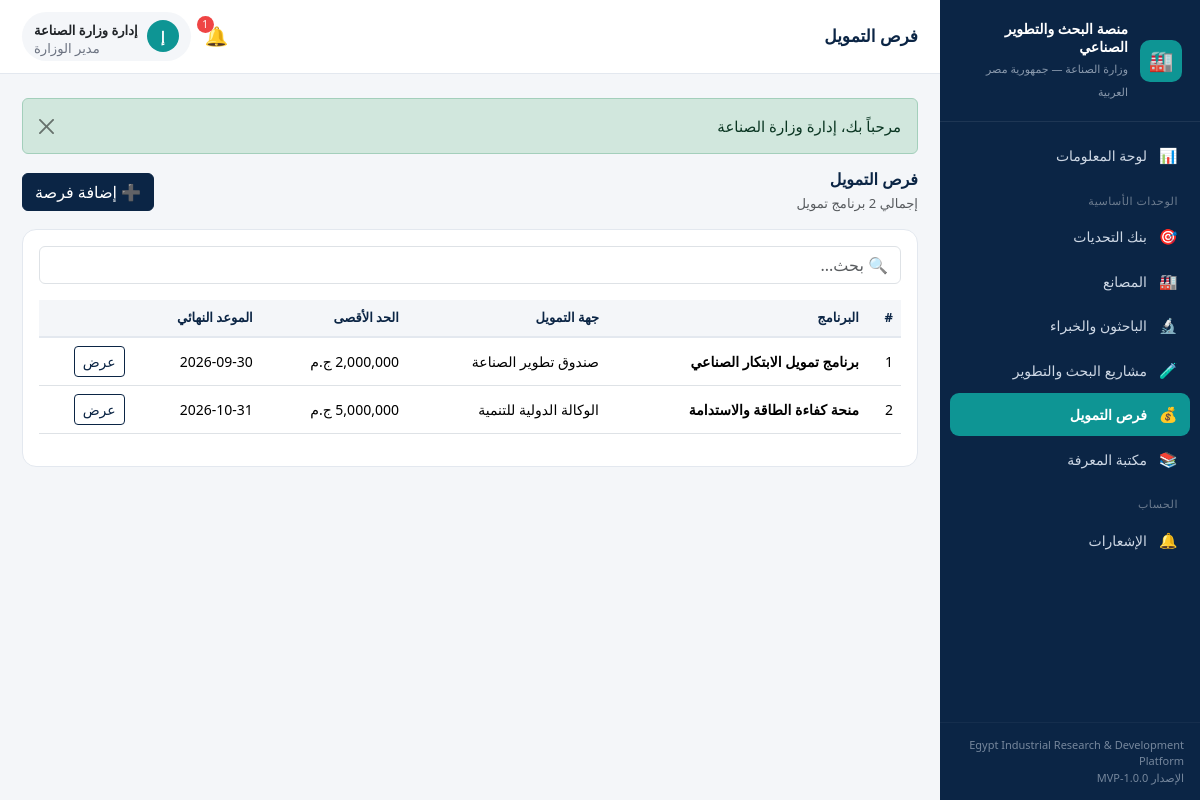
/public/funding (signed in), run on the app's committed database.
### tables this page shows
CREATE TABLE `funding_opportunities` (
  `id`                   INT UNSIGNED NOT NULL AUTO_INCREMENT,
  `user_id`              INT UNSIGNED NULL,
  `program_name`         VARCHAR(220) NOT NULL,
  `funding_entity`       VARCHAR(190) NOT NULL,
  `eligible_sectors`     VARCHAR(255) NULL,    
  `max_funding_amount`   DECIMAL(15,2) NULL,
  `application_deadline` DATE NULL,
  `description`          TEXT NULL,
  `contact_details`      TEXT NULL,
  `created_at`           DATETIME NOT NULL DEFAULT CURRENT_TIMESTAMP,
  PRIMARY KEY (`id`),
  KEY `idx_fo_user` (`user_id`),
  CONSTRAINT `fk_fo_user` FOREIGN KEY (`user_id`) REFERENCES `users`(`id`) ON DELETE SET NULL
);

### app/controllers/FundingController.php (called while the page is built, shortened)
<?php
class FundingController extends Controller
{
    public function index(): void
    {
        $fundingM = $this->model('FundingOpportunity');
        $this->view('funding/index', [
            'opportunities' => $fundingM->allWithRefs(),
        ]);
    }
}

### app/core/Router.php (called while the page is built, shortened)
<?php
class Router
{
    public function dispatch(): void
    {
        $url = $this->parseUrl();
        $action         = !empty($url[1]) ? $url[1] : 'index';
        $params         = array_slice($url, 2);
        $controller = new $controllerName();
        call_user_func_array([$controller, $action], $params);
    }
    private function parseUrl(): array
    {
        $url = $_GET['url'] ?? '';
        $url = rtrim($url, '/');
        $url = filter_var($url, FILTER_SANITIZE_URL);
        return explode('/', $url);
    }
}

### public/index.php (called while the page is built, shortened)
<?php
require_once APP_PATH . '/core/Database.php';
require_once APP_PATH . '/core/Model.php';
require_once APP_PATH . '/core/Router.php';
require_once APP_PATH . '/helpers/functions.php';
require_once APP_PATH . '/helpers/Auth.php';
$router = new Router();
$router->dispatch();

### app/helpers/Auth.php (called while the page is built, shortened)
<?php
class Auth
{
    public static function role(): ?string
    {
        return $_SESSION['user']['role'] ?? null;
    }
    public static function isAdmin(): bool
    {
        return self::role() === 'admin';
    }
}

### app/core/Model.php (called while the page is built, shortened)
<?php
abstract class Model
{
    protected PDO $db;
    public function __construct()
    {
        $this->db = Database::getConnection();
    }
    protected function query(string $sql, array $params = []): array
    {
        $stmt = $this->db->prepare($sql);
        $stmt->execute($params);
        return $stmt->fetchAll();
    }
}

### app/core/Database.php (called while the page is built)
<?php
class Database
{
    private static ?PDO $instance = null;
    public static function getConnection(): PDO
    {
        if (self::$instance === null) {
            $dsn = sprintf(
                'mysql:host=%s;port=%s;dbname=%s;charset=%s',
                DB_HOST,
                DB_PORT,
                DB_NAME,
                DB_CHARSET
            );
            $options = [
                PDO::ATTR_ERRMODE            => PDO::ERRMODE_EXCEPTION,
                PDO::ATTR_DEFAULT_FETCH_MODE => PDO::FETCH_ASSOC,
                PDO::ATTR_EMULATE_PREPARES   => false,
            ];
            try {
                self::$instance = new PDO($dsn, DB_USER, DB_PASS, $options);
                self::$instance->exec("SET NAMES utf8mb4 COLLATE utf8mb4_unicode_ci");
            } catch (PDOException $e) {
                if (APP_DEBUG) {
                    die('Database connection failed: ' . $e->getMessage());
                }
                die('تعذّر الاتصال بقاعدة البيانات. يرجى مراجعة الإعدادات.');
            }
        }
        return self::$instance;
    }
}

### app/models/FundingOpportunity.php (called while the page is built, shortened)
<?php
class FundingOpportunity extends Model
{
    public function allWithRefs(): array
    {
        return $this->query(
            "SELECT fo.*, u.name AS owner_name
             FROM funding_opportunities fo
             LEFT JOIN users u ON u.id = fo.user_id
             ORDER BY fo.application_deadline ASC, fo.id DESC"
        );
    }
}

### app/views/funding/index.php (the view, shortened to what this page needs)
<div class="page-head d-flex justify-content-between align-items-center mb-3">
    <div>
        <h2 class="section-title mb-1">فرص التمويل</h2>
        <p class="text-muted small mb-0">إجمالي <?= count($opportunities) ?> برنامج تمويل</p>
    </div>
    <?php if (Auth::isAdmin() || Auth::is('investor')): ?>
        <a href="<?= url('funding/create') ?>" class="btn btn-primary">➕ إضافة فرصة</a>
    <?php endif; ?>
</div>
<div class="card">
    <div class="card-body">
        <input type="text" class="form-control mb-3" placeholder="🔍 بحث..." data-table-filter="#fundTable">
        <div class="table-responsive">
        <table class="table align-middle" id="fundTable">
            <thead><tr><th>#</th><th>البرنامج</th><th>جهة التمويل</th><th>الحد الأقصى</th><th>الموعد النهائي</th><th></th></tr></thead>
            <tbody>
            <?php if (empty($opportunities)): ?>
                <tr><td colspan="6"><div class="empty-state p-4"><div class="ico">💰</div><p>لا توجد فرص تمويل.</p></div></td></tr>
            <?php else: foreach ($opportunities as $i => $o):
            ?>
                <tr>
                    <td><?= $i + 1 ?></td>
                    <td><strong><?= e($o['program_name']) ?></strong></td>
                    <td><?= e($o['funding_entity']) ?></td>
                    <td><?= fmt_money($o['max_funding_amount']) ?></td>
                    <td>
                        <?= fmt_date($o['application_deadline']) ?>
                    </td>
                    <td><a href="<?= url('funding/show/' . $o['id']) ?>" class="btn btn-outline-navy btn-sm">عرض</a></td>
                </tr>
            <?php endforeach; endif; ?>
            </tbody>
        </table>
        </div>
    </div>
</div>

### public/assets/css/style.css (style rules this page uses)
:root { --eg-navy: #0b2545; --eg-navy-700: #13315c; --eg-teal: #0e9594; --eg-teal-600: #0c807f; --eg-light: #f4f6f9; --eg-gray: #e3e8ef; --eg-text: #1f2937; --eg-muted: #6b7280; --eg-white: #ffffff; --sidebar-w: 260px; }
* { box-sizing: border-box; }
body { font-family: "Segoe UI", "Tahoma", "Cairo", system-ui, -apple-system, sans-serif; background: var(--eg-light); color: var(--eg-text); margin: 0; font-size: 15px; }
a { text-decoration: none; }
.card { border: 1px solid var(--eg-gray); border-radius: 14px; }
.section-title { font-size: 16px; font-weight: 700; color: var(--eg-navy); margin: 0; }
.btn-primary { background: var(--eg-navy); border-color: var(--eg-navy); }
.btn-outline-navy { color: var(--eg-navy); border-color: var(--eg-navy); }
.table thead th { background: var(--eg-light); color: var(--eg-navy); font-size: 13px; border-bottom: 2px solid var(--eg-gray); }
.table td { vertical-align: middle; font-size: 14px; }

### data on the page
funding_opportunities: program_name "برنامج تمويل الابتكار الصناعي", funding_entity "صندوق تطوير الصناعة", max_funding_amount "2,000,000 ج.م", application_deadline "2026-09-30"
funding_opportunities: program_name "منحة كفاءة الطاقة والاستدامة", funding_entity "الوكالة الدولية للتنمية", max_funding_amount "5,000,000 ج.م", application_deadline "2026-10-31"

### other printed values
APP_NAME_EN "Egypt Industrial Research & Development Platform"
APP_VERSION "1.0.0-MVP"
$pt "فرص التمويل"
$unread "1"
$initial "إ"
$u['name'] "إدارة وزارة الصناعة"
Auth::roleLabel() "مدير الوزارة"
$msg "مرحباً بك، إدارة وزارة الصناعة"
